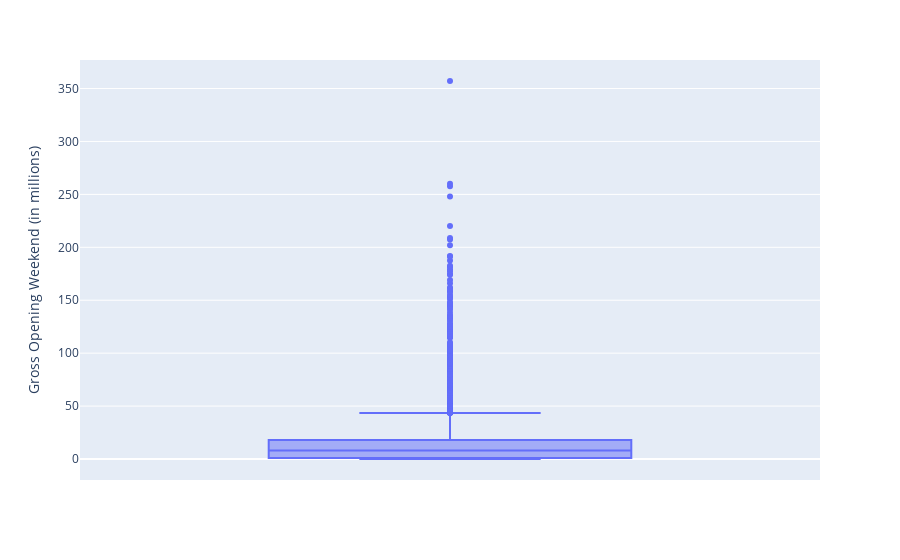

Source (notebook cell):
### Code cell
# Analyzing distribution of Opening Weekend Gross column and looking for outliers 
fig = px.box(df, y='Gross Opening Weekend (in millions)')
fig.show()
# Again, outlier is likely blockbusters

# Keeping outliers in all of these above cases because they represent individual movies and I do no foresee them skewing future calculations

### Figure 1 — Plotly figure (JSON) as saved in the notebook; plotly's stock layout.template omitted (floating-point values rounded to 4 significant figures; data arrays with more than 128 entries replaced by an {"elided": "..."} marker saying what was removed)
{"data": [{"alignmentgroup": "True", "hovertemplate": "Gross Opening Weekend (in millions)=%{y}<extra></extra>", "legendgroup": "", "marker": {"color": "#636efa"}, "name": "", "notched": false, "offsetgroup": "", "orientation": "v", "showlegend": false, "type": "box", "x0": " ", "xaxis": "x", "y": {"elided": "4514 float values"}, "y0": " ", "yaxis": "y"}], "layout": {"boxmode": "group", "legend": {"tracegroupgap": 0}, "margin": {"t": 60}, "xaxis": {"anchor": "y", "domain": [0, 1]}, "yaxis": {"anchor": "x", "domain": [0, 1], "title": {"text": "Gross Opening Weekend (in millions)"}}}}
